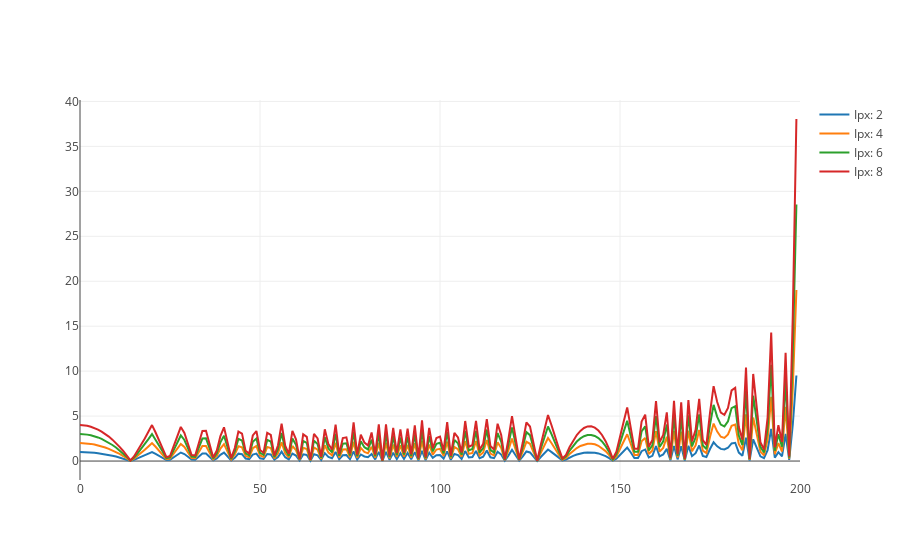

Notebook source saved alongside this figure:
### Markdown cell above
## Trying to  Find Equation of Error Profile

### Code cell
# keep only 1 side of symetrical error signal

right_side_error_array = []
error_data = []
for _index, _error in enumerate(error_array):
    _right_side_value = _error[np.int(len(_error)/2):]
    right_side_error_array.append(_right_side_value)
    trace = go.Scatter(y=_right_side_value,
                  name="Ipx: {}".format(list_intensity[_index]))
    error_data.append(trace)
    
figure2 = go.Figure(data=error_data)
iplot(figure2)

### Figure 1 — Plotly figure (JSON) as saved in the notebook; plotly's stock layout.template omitted (floating-point values rounded to 4 significant figures; data arrays with more than 128 entries replaced by an {"elided": "..."} marker saying what was removed)
{"data": [{"name": "Ipx: 2", "type": "scatter", "y": {"elided": "201 float values"}}, {"name": "Ipx: 4", "type": "scatter", "y": {"elided": "201 float values"}}, {"name": "Ipx: 6", "type": "scatter", "y": {"elided": "201 float values"}}, {"name": "Ipx: 8", "type": "scatter", "y": {"elided": "201 float values"}}], "layout": {}}
